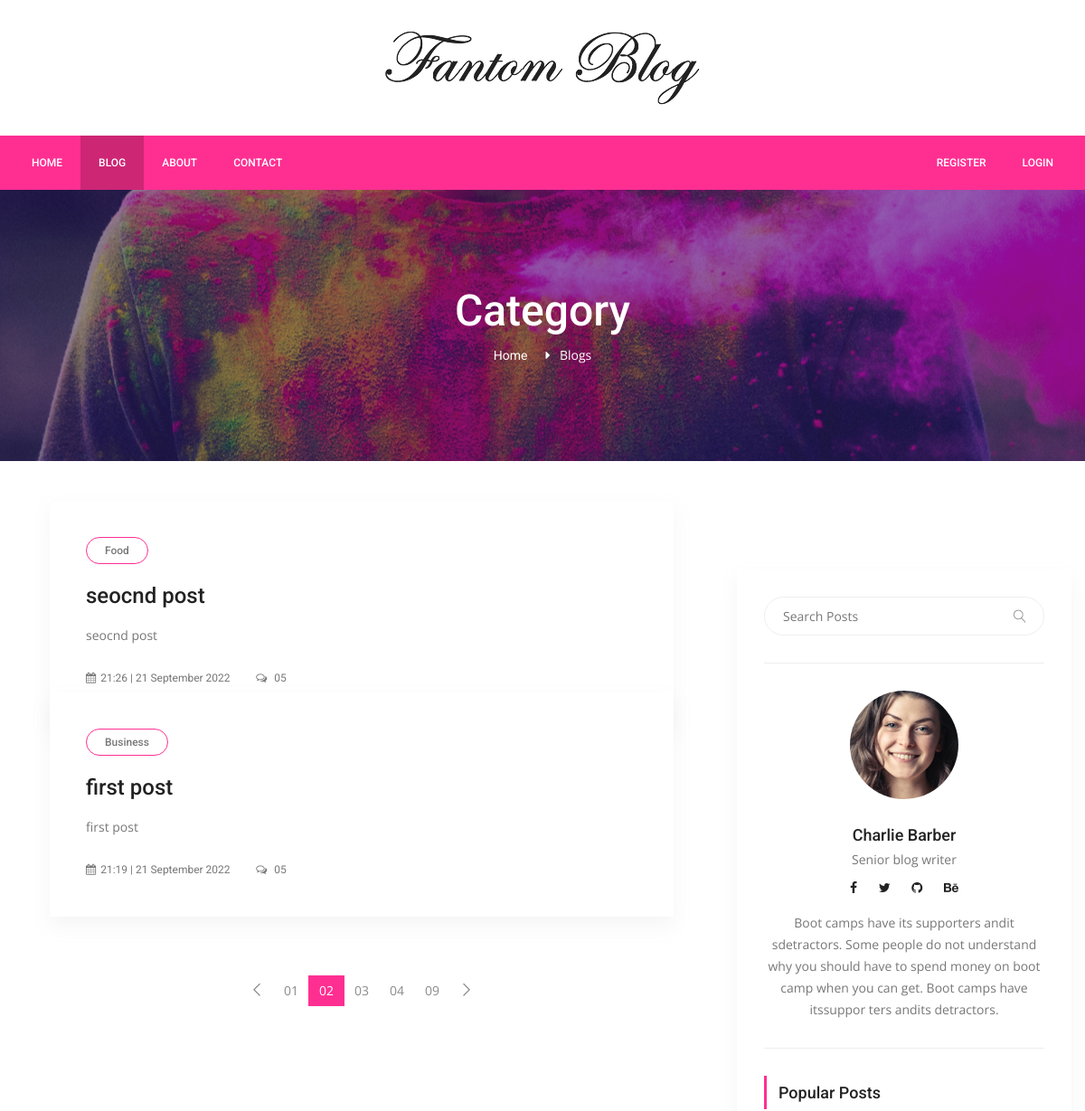
/blog (upper part), run on an earlier commit of the app's database.
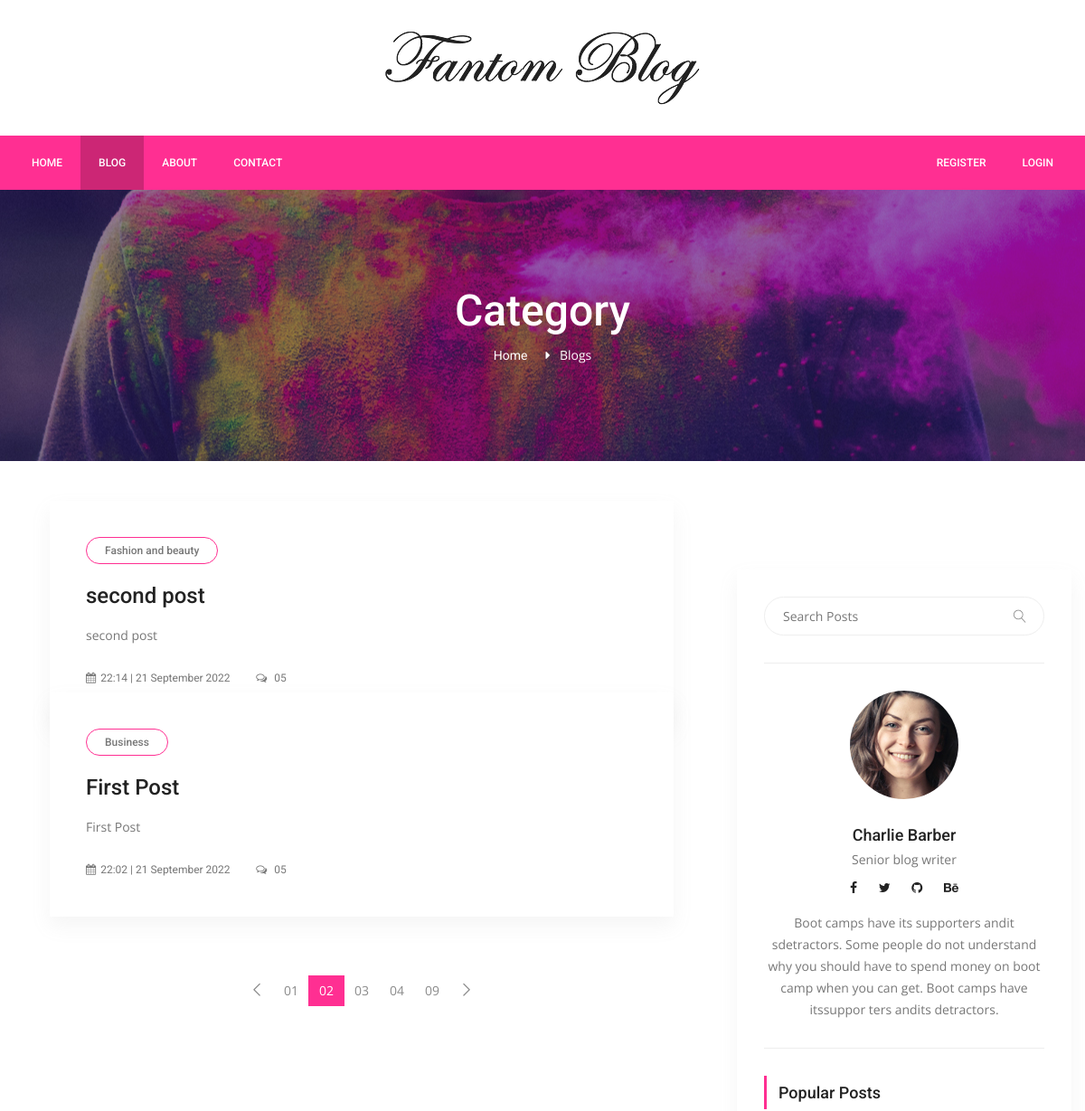
And on a later commit of the database.
### server.py (models this page shows)
class Post(db.Model):
    __tablename__ = "posts"
    id = db.Column(db.Integer, primary_key=True)
    title = db.Column(db.String(500), unique=True, nullable=False)
    subtitle = db.Column(db.String(500), nullable=False)
    description = db.Column(db.Text, nullable=False)
    image_url = db.Column(db.String(500), nullable=False)
    category = db.Column(db.String(250), nullable=False)
    tags = db.Column(db.String(500), nullable=False)
    total_view = db.Column(db.Integer, nullable=False)
    created_date = db.Column(db.String(250), nullable=False)
    updated_date = db.Column(db.String(250), nullable=False)
    post_info = db.relationship("Bookmark", back_populates="post")
    comment_post_info = db.relationship("Comment", back_populates="post")

### server.py (the view, shortened to what this page needs)
@app.route("/blog")
def blog():
    posts = Post.query.order_by(desc(Post.updated_date)).all()
    search = request.args.get("search")
    if search != None:
        search_posts = Post.query.filter(Post.title.contains(search)).all()
        return render_template("blog/pages/search.html", path=request.path, posts=search_posts, sidebar=sidebar, logged_in=current_user.is_authenticated)
    category = request.args.get("category")
    if category != None:
        category_posts = Post.query.filter_by(category=category).all()
        return render_template("blog/pages/search.html", path=request.path, posts=category_posts, sidebar=sidebar, logged_in=current_user.is_authenticated)
    query_tag = request.args.get("tag")
    return render_template("blog/pages/blogs.html", path=request.path, posts=posts, sidebar=sidebar, logged_in=current_user.is_authenticated)

### templates/blog/pages/blogs.html (shortened to what this page needs)
{% extends "blog/layouts/base.html" %} {% block content %}
<section class="banner_area">
  <div class="banner_inner d-flex align-items-center">
    <div
      class="overlay bg-parallax"
      data-stellar-ratio="0.9"
      data-stellar-vertical-offset="0"
      data-background=""
    ></div>
    <div class="container">
      <div class="banner_content text-center">
        <h2>Category</h2>
        <div class="page_link">
          <a href="{{ url_for('home') }}">Home</a>
          <span style="color: white">Blogs</span>
        </div>
      </div>
    </div>
  </div>
</section>
<section class="blog_area p_120">
  <div class="container">
    <div class="row">
      <div class="col-lg-8">
        <div class="blog_left_sidebar">
          {% for post in posts %}
          <article class="blog_style1">
            <div class="blog_img">
            </div>
            <div class="blog_text">
              <div class="blog_text_inner">
                <a class="cat" href="#">{{ post.category }}</a>
                <a href="{{ url_for('post_detail', post_id=post.id) }}"
                  ><h4>{{ post.title }}</h4></a
                >
                <p>{{ post.subtitle }}</p>
                <div class="date">
                  <a href="#"
                    ><i class="fa fa-calendar" aria-hidden="true"></i>{{
                    post.updated_date }}</a
                  >
                  <a href="#"
                    ><i class="fa fa-comments-o" aria-hidden="true"></i> 05</a
                  >
                </div>
              </div>
            </div>
          </article>
          {% endfor %}
          <nav class="blog-pagination justify-content-center d-flex">
            <ul class="pagination">
              <li class="page-item">
                <a href="#" class="page-link" aria-label="Previous">
                  <span aria-hidden="true">
                    <span class="lnr lnr-chevron-left"></span>
                  </span>
                </a>
              </li>
              <li class="page-item"><a href="#" class="page-link">01</a></li>
              <li class="page-item active">
                <a href="#" class="page-link">02</a>
              </li>
              <li class="page-item"><a href="#" class="page-link">03</a></li>
              <li class="page-item"><a href="#" class="page-link">04</a></li>
              <li class="page-item"><a href="#" class="page-link">09</a></li>
              <li class="page-item">
                <a href="#" class="page-link" aria-label="Next">
                  <span aria-hidden="true">
                    <span class="lnr lnr-chevron-right"></span>
                  </span>
                </a>
              </li>
            </ul>
          </nav>
        </div>
      </div>
      <div class="col-lg-4">{% include 'blog/include/sidebar.html' %}</div>
    </div>
  </div>
</section>
{% endblock %}

### templates/blog/layouts/base.html (shortened to what this page needs)
<!DOCTYPE html>
<html lang="en">
  <head>
    <link
      rel="stylesheet"
      href="{{ url_for('static', filename='css/bootstrap.css') }}"
    />
    <link
      rel="stylesheet"
      href="{{ url_for('static', filename='vendors/linericon/style.css') }}"
    />
    <link
      rel="stylesheet"
      href="{{ url_for('static', filename='css/font-awesome.min.css') }}"
    />
    <link
      rel="stylesheet"
      href="{{ url_for('static', filename='vendors/owl-carousel/owl.carousel.min.css') }}"
    />
    <link
      rel="stylesheet"
      href="{{ url_for('static', filename='vendors/lightbox/simpleLightbox.css') }}"
    />
    <link
      rel="stylesheet"
      href="{{ url_for('static', filename='vendors/nice-select/css/nice-select.css') }}"
    />
    <link
      rel="stylesheet"
      href="{{ url_for('static', filename='vendors/animate-css/animate.css') }}"
    />
    <link
      rel="stylesheet"
      href="{{ url_for('static', filename='vendors/jquery-ui/jquery-ui.css') }}"
    />
    <link
      rel="stylesheet"
      href="{{ url_for('static', filename='css/style.css') }}"
    />
    <link
      rel="stylesheet"
      href="{{ url_for('static', filename='css/responsive.css') }}"
    />
    <link
      rel="stylesheet"
      href="{{ url_for('static', filename='css/arunesh.css') }}"
    />
  </head>
  <body>
    {% include 'blog/include/header.html' %}
    {% block content %} {% endblock %}
  </body>
</html>

### templates/blog/include/header.html (shortened to what this page needs)
<header class="header_area">
      <div class="logo_part">
        <div class="container">
          <a class="logo" href="#"><img src="{{ url_for('static', filename='img/logo.png') }}" alt="" /></a>
        </div>
      </div>
      <div class="main_menu">
        <nav class="navbar navbar-expand-lg navbar-light">
          <div class="container">
            <div
              class="collapse navbar-collapse offset"
              id="navbarSupportedContent"
            >
              <ul class="nav navbar-nav menu_nav">
                <li
                {% if '/' == path %}
                    class="nav-item active"
                {% else %}
                    class="nav-item"
                {% endif %}
                 >
                  <a class="nav-link" href="{{ url_for('home') }}">Home</a>
                </li>
                <li
                  {% if '/blog' == path %}
                    class="nav-item active"
                  {% else %}
                    class="nav-item"
                  {% endif %}
                >
                  <a class="nav-link" href="{{ url_for('blog') }}">Blog</a>
                </li>
                <li
                {% if '/about' == path %}
                    class="nav-item active"
                {% else %}
                    class="nav-item"
                {% endif %}
                >
                  <a class="nav-link" href="{{ url_for('about') }}"
                    >About</a>
                </li>
                <li
                {% if '/contact' == path %}
                    class="nav-item active"
                {% else %}
                    class="nav-item"
                {% endif %}
                >
                  <a class="nav-link" href="{{ url_for('contact') }}"
                    >Contact</a>
                </li>
              </ul>
              <ul class="nav navbar-nav navbar-right ml-auto">
                {% if logged_in: %}
                <li
                {% if '/profile' == path %}
                    class="nav-item active"
                {% else %}
                    class="nav-item"
                {% endif %}
                >
                  <a class="nav-link" href="{{ url_for('profile') }}"
                    >Profile</a>
                </li>
                <li class="nav-item" >
                  <a class="nav-link" href="{{ url_for('logout') }}"
                    >Logout</a>
                </li>
                {% else %}
                <li
                {% if '/register' == path %}
                    class="nav-item active"
                {% else %}
                    class="nav-item"
                {% endif %}
                >
                  <a class="nav-link" href="{{ url_for('register') }}"
                    >Register</a>
                </li>
                <li
                {% if '/login' == path %}
                    class="nav-item active"
                {% else %}
                    class="nav-item"
                {% endif %}
                >
                  <a class="nav-link" href="{{ url_for('login') }}"
                    >Login</a>
                </li>
                {% endif %}
              </ul>
            </div>
          </div>
        </nav>
      </div>
    </header>

### templates/blog/include/sidebar.html (shortened to what this page needs)
<div class="blog_right_sidebar">
  <aside class="single_sidebar_widget search_widget">
    <form>
      <div class="input-group">
        <input
          type="search"
          name="search"
          class="form-control"
          placeholder="Search Posts"
        />
        <span class="input-group-btn">
          <button class="btn btn-default" type="button">
            <i class="lnr lnr-magnifier"></i>
          </button>
        </span>
      </div>
    </form>
    <div class="br"></div>
  </aside>
  <aside class="single_sidebar_widget author_widget">
    <img
      class="author_img rounded-circle"
      src="{{ url_for('static', filename='img/blog/author.png') }}"
      alt=""
    />
    <h4>Charlie Barber</h4>
    <p>Senior blog writer</p>
    <div class="social_icon">
      <a href="#"><i class="fa fa-facebook"></i></a>
      <a href="#"><i class="fa fa-twitter"></i></a>
      <a href="#"><i class="fa fa-github"></i></a>
      <a href="#"><i class="fa fa-behance"></i></a>
    </div>
    <p>
      Boot camps have its supporters andit sdetractors. Some people do not
      understand why you should have to spend money on boot camp when you can
      get. Boot camps have itssuppor ters andits detractors.
    </p>
    <div class="br"></div>
  </aside>
  <aside class="single_sidebar_widget popular_post_widget">
    <h3 class="widget_title">Popular Posts</h3>
  </aside>
</div>

What changed in the data, as far as the page shows it:
changed Post: category "Food" → "Fashion and beauty"; title "seocnd post" → "second post"; subtitle "seocnd post" → "second post"; updated_date "21:26 | 21 September 2022" → "22:14 | 21 September 2022"
changed Post "Business": title "first post" → "First Post"; subtitle "first post" → "First Post"; updated_date "21:19 | 21 September 2022" → "22:02 | 21 September 2022"
